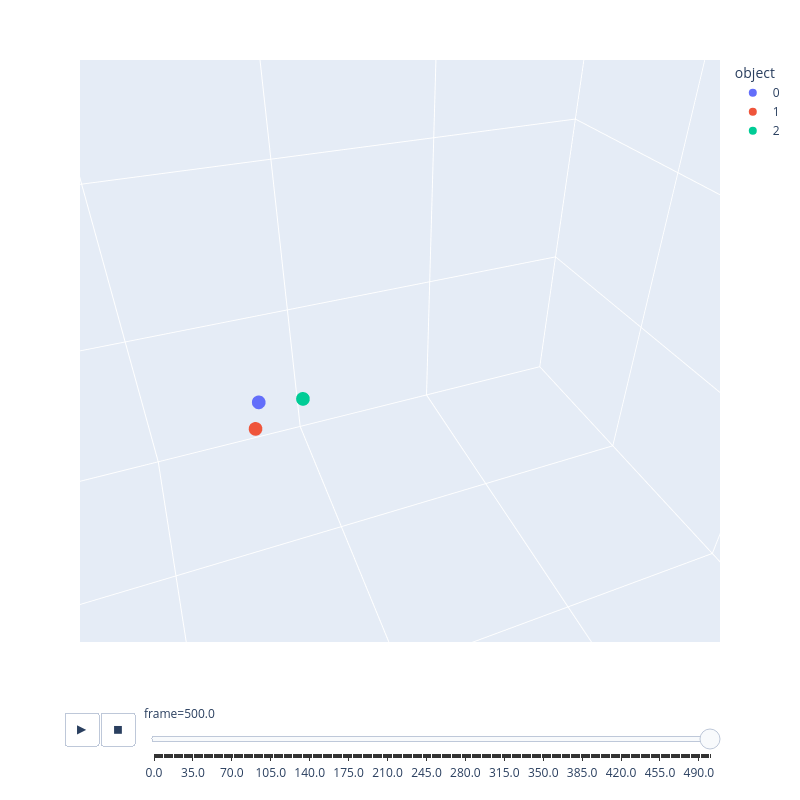

The cell this chart's notebook holds for it:
### Code cell
import numpy as np
import plotly.express as px
import pandas as pd

N = 3 #Number of objects
Time = 250 #Duration of the simulation
frame_skip = 50 #Number of timesteps between frames

M = 100 #Mass Multiplier [M=1, objects will have a mass between 0 and 1]
R = 100 #Intital Postition Multiplier [R=1, objects will be randomly placed in a 1x1x1 cube]
vm = 1.5 #Velocity Multiplier [vm=1, objects will have a velocity between 0 and 1 in each direction]
soft_len = 0.1 #Softening Length to prevent singularities in force calculations when objects get very close to each other
G = 1 #Gravitational Constant (set to 1 for simplicity, can be changed to real value if desired)

dt = 0.01 #Timestep
t = 0 #Intializing time
frames = [] #Setting the empty frame list
frame_num = 0 #Intializing frame number

#Setting array of objects: 
    #col 0,1,2 stores position in x,y,z directions
    #col 3 stores mass
    #col 4,5,6 stores momentum in x,y,z directions
    #col 7,8,9 stores force on the object in x,y,z directions
objects = np.zeros([N,10])

#Gives objects a random initial position, mass, and momentum
for i in range(N):
    objects[i,0:3] = R * np.array((np.random.random(),np.random.random(),np.random.random()))
    objects[i,3] = M * (1 - np.random.random()) #(1-random.random()) since random.random() returns values on the interval [0.0, 1.0)
    objects[i,4:7] = vm * objects[i,3] * np.array((np.random.random(),np.random.random(),np.random.random()))

#Main simulation loop
while t<Time:
    #Sets force equal to 0
    objects[:,7:10] = 0
    
    #Records current object position and frame
    if frame_num % frame_skip == 0:
        for i in range(N):
            frames.append((objects[i,0], objects[i,1], objects[i,2], str(i), frame_num/frame_skip))
    
    #Calculating the force between every object
    for i in range(N):
        for j in range(i+1,N):
            if i != j:
                r = objects[j,0:3] - objects[i,0:3]
                r_dot = np.dot(r,r)
                
                F = G * objects[i,3] * objects[j,3] * (r / (r_dot + soft_len**2)**1.5)
                
                objects[i,7:10] += F
                objects[j,7:10] -= F
    
    #Updating momentum
    objects[:,4:7] += objects[:,7:10] * dt
    
    #Updating Position
    for i in range(N): #Put in for loop so that mass is a scalar instead of an array of different shape from momentum. [find better solution?]
        objects[i,0:3] += (objects[i,4:7] / objects[i,3]) * dt
    
    t += dt
    frame_num += 1

#Converting saved position data into a format that px.scatter_3d can use
df = pd.DataFrame(frames, columns=['x','y','z','object','frame'])

fig = px.scatter_3d(
    df,
    x='x',
    y='y',
    z='z',
    color='object',
    animation_frame='frame',
    width=800, 
    height=800,
)

fig.layout.updatemenus[0].buttons[0].args[1]['frame']['duration'] = 10
fig.layout.updatemenus[0].buttons[0].args[1]['transition']['duration'] = 1

fig.update_layout(
    scene=dict(
        xaxis=dict(range=[-10*R, 10*R]),
        yaxis=dict(range=[-10*R, 10*R]),
        zaxis=dict(range=[-10*R, 10*R]),
        aspectmode='cube'
    )
)

fig.show()
